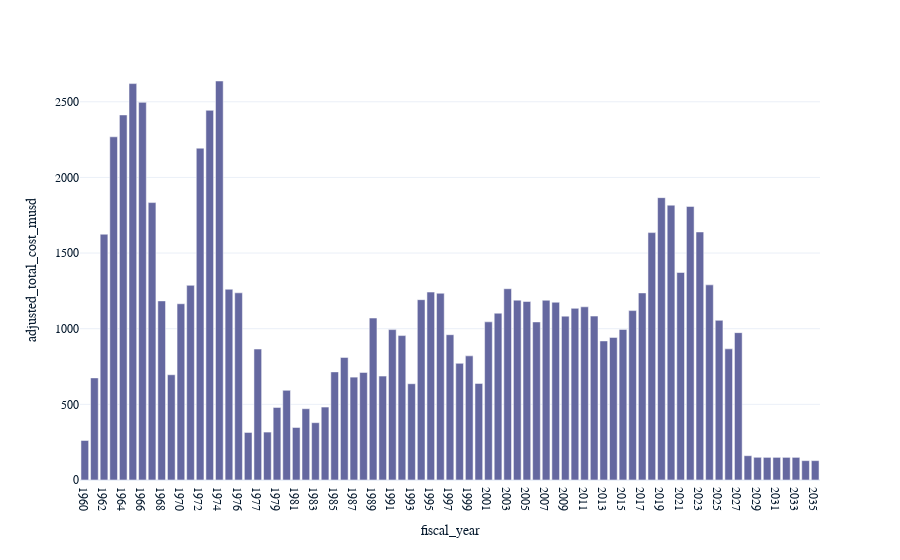

This figure's notebook cell:
### Code cell
# Draw a bar plot of total cost vs. year
import plotly.express as px

px.bar(total_cost_by_year, x="fiscal_year", y="adjusted_total_cost_musd")

### Figure 1 — Plotly figure (JSON) as saved in the notebook; plotly's stock layout.template omitted (floating-point values rounded to 4 significant figures)
{"data": [{"alignmentgroup": "True", "hovertemplate": "fiscal_year=%{x}<br>adjusted_total_cost_musd=%{y}<extra></extra>", "legendgroup": "", "marker": {"color": "#6568a0", "pattern": {"shape": ""}}, "name": "", "offsetgroup": "", "orientation": "v", "showlegend": false, "textposition": "auto", "x": ["1960", "1961", "1962", "1963", "1964", "1965", "1966", "1967", "1968", "1969", "1970", "1971", "1972", "1973", "1974", "1975", "1976", "1976TQ", "1977", "1978", "1979", "1980", "1981", "1982", "1983", "1984", "1985", "1986", "1987", "1988", "1989", "1990", "1991", "1992", "1993", "1994", "1995", "1996", "1997", "1998", "1999", "2000", "2001", "2002", "2003", "2004", "2005", "2006", "2007", "2008", "2009", "2010", "2011", "2012", "2013", "2014", "2015", "2016", "2017", "2018", "2019", "2020", "2021", "2022", "2023", "2024", "2025", "2026", "2027", "2028", "2029", "2030", "2031", "2032", "2033", "2034", "2035"], "xaxis": "x", "y": [261.1, 674.8, 1624.0, 2268.0, 2413.0, 2620.0, 2496.0, 1834.0, 1184.0, 695.6, 1165.0, 1287.0, 2193.0, 2443.0, 2637.0, 1261.0, 1237.0, 314.2, 865.4, 316.8, 479.4, 592.6, 347.1, 471.1, 378.9, 482.1, 714.5, 810.3, 679.9, 710.9, 1070.0, 686.6, 994.1, 954.5, 636.4, 1192.0, 1242.0, 1234.0, 960.3, 771.1, 820.4, 638.3, 1045.0, 1102.0, 1264.0, 1189.0, 1180.0, 1045.0, 1188.0, 1175.0, 1083.0, 1135.0, 1145.0, 1083.0, 919.0, 942.4, 995.3, 1120.0, 1236.0, 1635.0, 1866.0, 1816.0, 1372.0, 1808.0, 1639.0, 1290.0, 1055.0, 866.7, 974, 160.5, 150.1, 149.5, 149.6, 149.6, 149.6, 128.1, 128.1], "yaxis": "y", "type": "bar"}], "layout": {"xaxis": {"anchor": "y", "domain": [0, 1], "title": {"text": "fiscal_year"}}, "yaxis": {"anchor": "x", "domain": [0, 1], "title": {"text": "adjusted_total_cost_musd"}}, "legend": {"tracegroupgap": 0}, "margin": {"t": 60}, "barmode": "relative"}}
